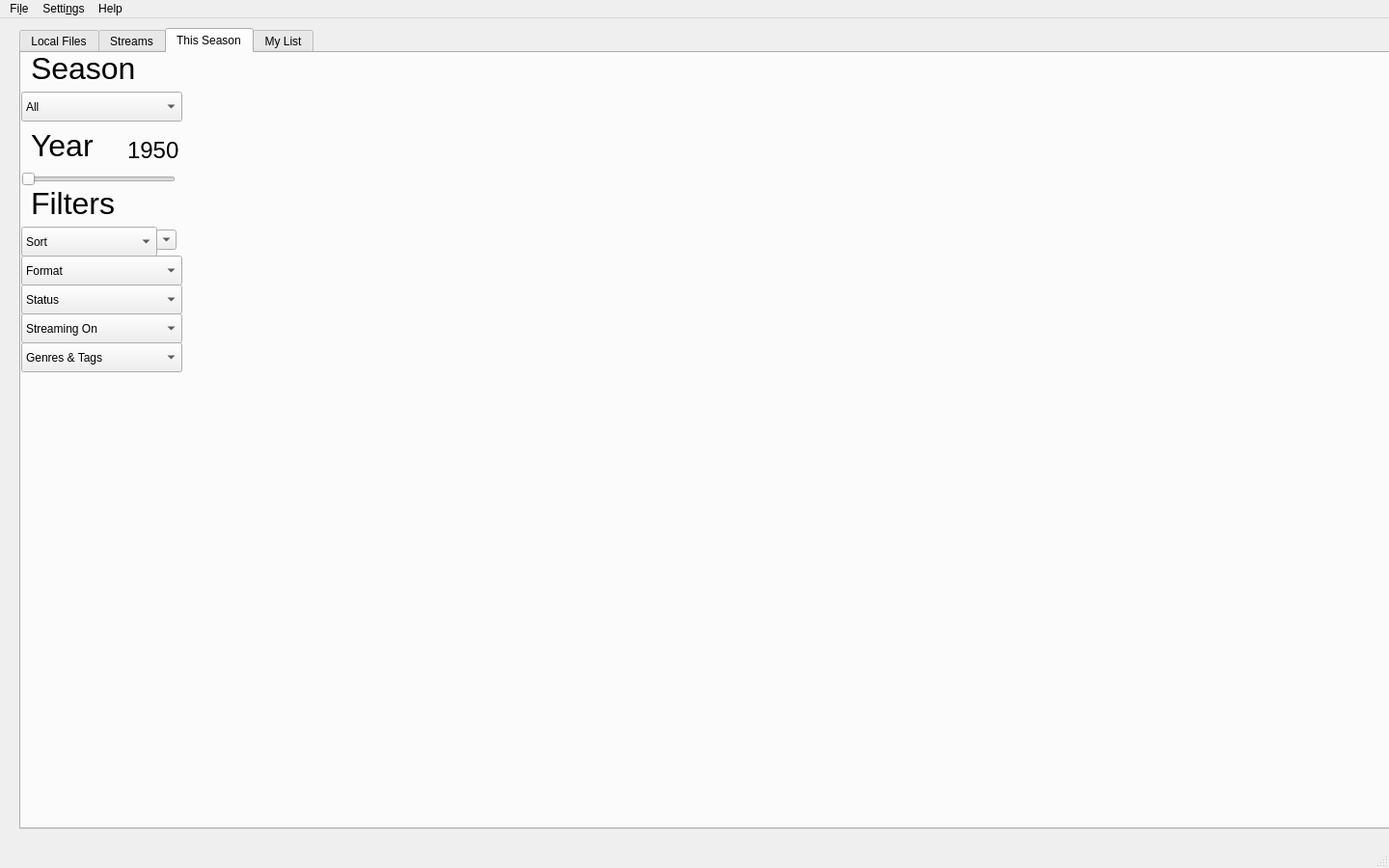
<?xml version="1.0" encoding="UTF-8"?>
<ui version="4.0">
 <class>MainWindow</class>
 <widget class="QMainWindow" name="MainWindow">
  <property name="geometry">
   <rect>
    <x>0</x>
    <y>0</y>
    <width>1440</width>
    <height>900</height>
   </rect>
  </property>
  <property name="windowTitle">
   <string>ENE</string>
  </property>
  <widget class="QWidget" name="centralwidget">
   <widget class="QTabWidget" name="widget_tab">
    <property name="geometry">
     <rect>
      <x>20</x>
      <y>10</y>
      <width>1421</width>
      <height>831</height>
     </rect>
    </property>
    <property name="cursor">
     <cursorShape>ArrowCursor</cursorShape>
    </property>
    <property name="mouseTracking">
     <bool>true</bool>
    </property>
    <property name="currentIndex">
     <number>2</number>
    </property>
    <widget class="QWidget" name="tabLocalFiles">
     <attribute name="title">
      <string>Local Files</string>
     </attribute>
     <widget class="QWidget" name="gridLayoutWidget">
      <property name="geometry">
       <rect>
        <x>10</x>
        <y>10</y>
        <width>1391</width>
        <height>771</height>
       </rect>
      </property>
      <layout class="QGridLayout" name="gridLayout_2"/>
     </widget>
    </widget>
    <widget class="QWidget" name="tabWidgetPage2">
     <attribute name="title">
      <string>Streams</string>
     </attribute>
    </widget>
    <widget class="QWidget" name="tab">
     <attribute name="title">
      <string>This Season</string>
     </attribute>
     <widget class="QComboBox" name="combobox_season">
      <property name="geometry">
       <rect>
        <x>0</x>
        <y>40</y>
        <width>167</width>
        <height>31</height>
       </rect>
      </property>
      <property name="currentText">
       <string>All</string>
      </property>
      <item>
       <property name="text">
        <string>All</string>
       </property>
      </item>
      <item>
       <property name="text">
        <string>Winter</string>
       </property>
      </item>
      <item>
       <property name="text">
        <string>Spring</string>
       </property>
      </item>
      <item>
       <property name="text">
        <string>Summer</string>
       </property>
      </item>
      <item>
       <property name="text">
        <string>Fall</string>
       </property>
      </item>
     </widget>
     <widget class="QLabel" name="label_season">
      <property name="geometry">
       <rect>
        <x>10</x>
        <y>0</y>
        <width>141</width>
        <height>31</height>
       </rect>
      </property>
      <property name="font">
       <font>
        <pointsize>24</pointsize>
       </font>
      </property>
      <property name="text">
       <string>Season</string>
      </property>
     </widget>
     <widget class="QLabel" name="label_year">
      <property name="geometry">
       <rect>
        <x>10</x>
        <y>80</y>
        <width>141</width>
        <height>31</height>
       </rect>
      </property>
      <property name="font">
       <font>
        <pointsize>24</pointsize>
       </font>
      </property>
      <property name="text">
       <string>Year</string>
      </property>
     </widget>
     <widget class="QSlider" name="slider_year">
      <property name="geometry">
       <rect>
        <x>0</x>
        <y>120</y>
        <width>160</width>
        <height>22</height>
       </rect>
      </property>
      <property name="cursor">
       <cursorShape>OpenHandCursor</cursorShape>
      </property>
      <property name="mouseTracking">
       <bool>false</bool>
      </property>
      <property name="minimum">
       <number>1950</number>
      </property>
      <property name="maximum">
       <number>2020</number>
      </property>
      <property name="orientation">
       <enum>Qt::Horizontal</enum>
      </property>
     </widget>
     <widget class="QLabel" name="label_year_number">
      <property name="geometry">
       <rect>
        <x>110</x>
        <y>90</y>
        <width>61</width>
        <height>21</height>
       </rect>
      </property>
      <property name="font">
       <font>
        <pointsize>18</pointsize>
       </font>
      </property>
      <property name="text">
       <string>1950</string>
      </property>
     </widget>
     <widget class="QLabel" name="label_filter">
      <property name="geometry">
       <rect>
        <x>10</x>
        <y>140</y>
        <width>141</width>
        <height>31</height>
       </rect>
      </property>
      <property name="font">
       <font>
        <pointsize>24</pointsize>
       </font>
      </property>
      <property name="text">
       <string>Filters</string>
      </property>
     </widget>
     <widget class="QComboBox" name="combobox_sort">
      <property name="geometry">
       <rect>
        <x>0</x>
        <y>180</y>
        <width>141</width>
        <height>31</height>
       </rect>
      </property>
      <property name="currentText">
       <string>Sort</string>
      </property>
      <item>
       <property name="text">
        <string>Sort</string>
       </property>
      </item>
      <item>
       <property name="text">
        <string>Popularity</string>
       </property>
      </item>
      <item>
       <property name="text">
        <string>Score</string>
       </property>
      </item>
      <item>
       <property name="text">
        <string>Trending</string>
       </property>
      </item>
      <item>
       <property name="text">
        <string>Favourites</string>
       </property>
      </item>
      <item>
       <property name="text">
        <string>Date Added</string>
       </property>
      </item>
     </widget>
     <widget class="QToolButton" name="button_sort_order">
      <property name="geometry">
       <rect>
        <x>140</x>
        <y>183</y>
        <width>21</width>
        <height>21</height>
       </rect>
      </property>
      <property name="text">
       <string>...</string>
      </property>
      <property name="arrowType">
       <enum>Qt::DownArrow</enum>
      </property>
     </widget>
     <widget class="QComboBox" name="combobox_format">
      <property name="geometry">
       <rect>
        <x>0</x>
        <y>210</y>
        <width>167</width>
        <height>31</height>
       </rect>
      </property>
      <property name="currentText">
       <string>Format</string>
      </property>
      <item>
       <property name="text">
        <string>Format</string>
       </property>
      </item>
      <item>
       <property name="text">
        <string>TV</string>
       </property>
      </item>
      <item>
       <property name="text">
        <string>TV Short</string>
       </property>
      </item>
      <item>
       <property name="text">
        <string>Movie</string>
       </property>
      </item>
      <item>
       <property name="text">
        <string>Special</string>
       </property>
      </item>
      <item>
       <property name="text">
        <string>OVA</string>
       </property>
      </item>
      <item>
       <property name="text">
        <string>ONA</string>
       </property>
      </item>
      <item>
       <property name="text">
        <string>Music</string>
       </property>
      </item>
     </widget>
     <widget class="QComboBox" name="combobox_status">
      <property name="geometry">
       <rect>
        <x>0</x>
        <y>240</y>
        <width>167</width>
        <height>31</height>
       </rect>
      </property>
      <property name="currentText">
       <string>Status</string>
      </property>
      <item>
       <property name="text">
        <string>Status</string>
       </property>
      </item>
      <item>
       <property name="text">
        <string>Releasing</string>
       </property>
      </item>
      <item>
       <property name="text">
        <string>Finished</string>
       </property>
      </item>
      <item>
       <property name="text">
        <string>Not Yet Released</string>
       </property>
      </item>
      <item>
       <property name="text">
        <string>Cancelled</string>
       </property>
      </item>
     </widget>
     <widget class="QComboBox" name="combobox_streaming">
      <property name="geometry">
       <rect>
        <x>0</x>
        <y>270</y>
        <width>167</width>
        <height>31</height>
       </rect>
      </property>
      <property name="currentText">
       <string>Streaming On</string>
      </property>
      <item>
       <property name="text">
        <string>Streaming On</string>
       </property>
      </item>
      <item>
       <property name="text">
        <string>Crunchyroll</string>
       </property>
      </item>
      <item>
       <property name="text">
        <string>Funimation</string>
       </property>
      </item>
      <item>
       <property name="text">
        <string>Netflix</string>
       </property>
      </item>
      <item>
       <property name="text">
        <string>Amazon</string>
       </property>
      </item>
      <item>
       <property name="text">
        <string>Hidive</string>
       </property>
      </item>
      <item>
       <property name="text">
        <string>Hulu</string>
       </property>
      </item>
      <item>
       <property name="text">
        <string>Animelab</string>
       </property>
      </item>
     </widget>
     <widget class="QComboBox" name="combobox_genre_tag">
      <property name="geometry">
       <rect>
        <x>0</x>
        <y>300</y>
        <width>167</width>
        <height>31</height>
       </rect>
      </property>
      <property name="currentText">
       <string>Genres &amp; Tags</string>
      </property>
      <item>
       <property name="text">
        <string>Genres &amp; Tags</string>
       </property>
      </item>
     </widget>
     <widget class="QWidget" name="gridLayoutWidget_2">
      <property name="geometry">
       <rect>
        <x>180</x>
        <y>10</y>
        <width>1231</width>
        <height>781</height>
       </rect>
      </property>
      <layout class="QGridLayout" name="gridlayout_season"/>
     </widget>
    </widget>
    <widget class="QWidget" name="tab_2">
     <attribute name="title">
      <string>My List</string>
     </attribute>
    </widget>
   </widget>
  </widget>
  <widget class="QMenuBar" name="menubar">
   <property name="geometry">
    <rect>
     <x>0</x>
     <y>0</y>
     <width>1440</width>
     <height>29</height>
    </rect>
   </property>
   <widget class="QMenu" name="menuFile">
    <property name="title">
     <string>Fi&amp;le</string>
    </property>
    <addaction name="action_open_folder"/>
   </widget>
   <widget class="QMenu" name="menuSettings">
    <property name="title">
     <string>Setti&amp;ngs</string>
    </property>
    <addaction name="action_prefences"/>
   </widget>
   <widget class="QMenu" name="menuHelp">
    <property name="title">
     <string>Help</string>
    </property>
    <addaction name="actionHelp"/>
    <addaction name="separator"/>
    <addaction name="actionAbout_Ene"/>
    <addaction name="action_source_code"/>
   </widget>
   <addaction name="menuFile"/>
   <addaction name="menuSettings"/>
   <addaction name="menuHelp"/>
  </widget>
  <widget class="QStatusBar" name="statusbar"/>
  <action name="action_prefences">
   <property name="text">
    <string>&amp;Preferences</string>
   </property>
  </action>
  <action name="action_open_folder">
   <property name="text">
    <string>&amp;Open local folder</string>
   </property>
  </action>
  <action name="actionAbout_Ene">
   <property name="text">
    <string>&amp;About Ene</string>
   </property>
  </action>
  <action name="action_source_code">
   <property name="text">
    <string>&amp;Source Code</string>
   </property>
  </action>
  <action name="actionHelp">
   <property name="text">
    <string>&amp;Help</string>
   </property>
  </action>
 </widget>
 <resources/>
 <connections/>
</ui>
